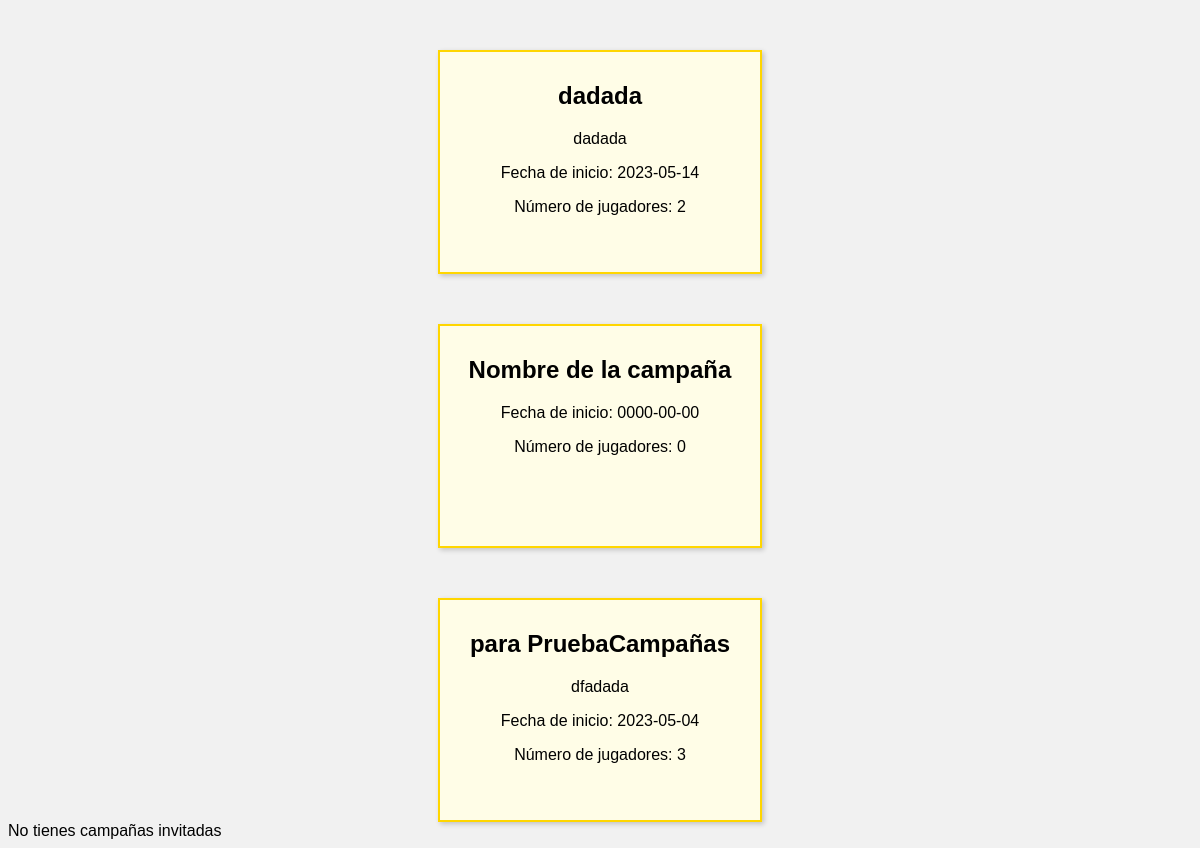
The page /campaña/campañaPagina.php (signed in) on the database as committed earlier.
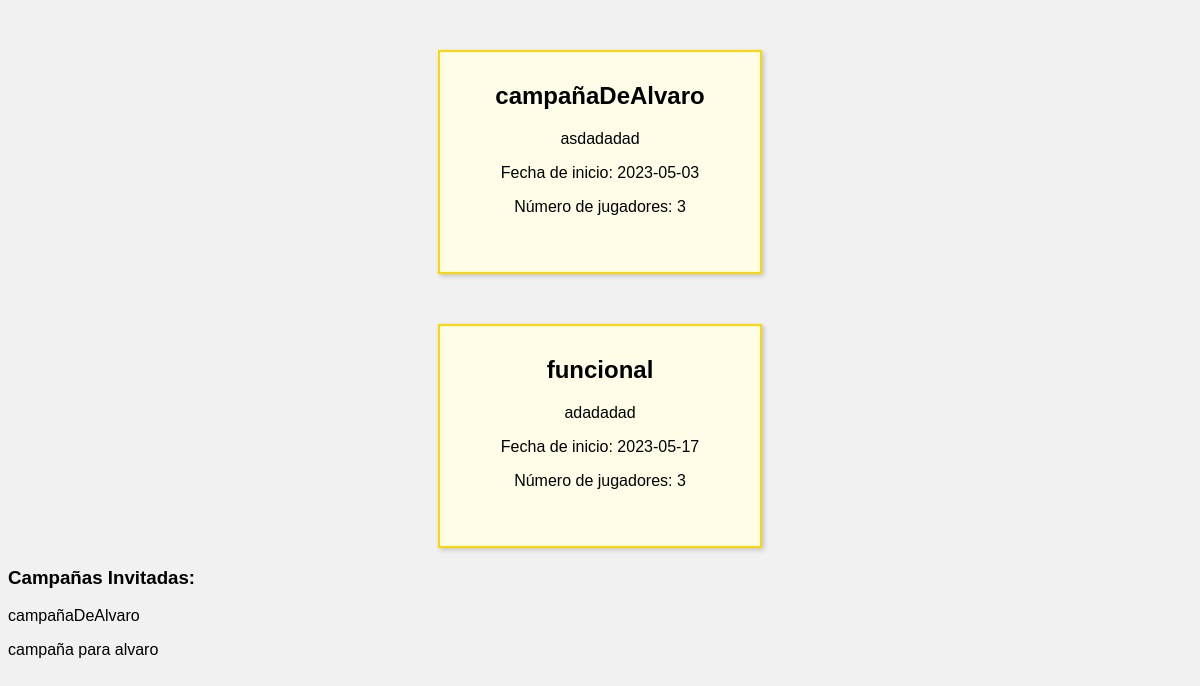
The same page on the database as committed later.
### tables this page shows
CREATE TABLE `campanas` (
  `nombre` varchar(30) NOT NULL,
  `descripcion` varchar(60) NOT NULL,
  `fecha_inicio` date NOT NULL,
  `num_jugadores` int(3) NOT NULL,
  `usuario` varchar(30) NOT NULL
);

CREATE TABLE `campanasinvitadas` (
  `id` int(11) NOT NULL,
  `usuario` varchar(30) NOT NULL,
  `nombre` varchar(30) NOT NULL
);

### campaña/campañaPagina.php (the view, shortened to what this page needs)
<?php
$servername = "localhost";
$username = "root";
$password = "";
$dbname = "tfg_db";
$conn = mysqli_connect($servername, $username, $password, $dbname);
if (isset($_COOKIE['username'])) {
    $username = $_COOKIE['username'];
    $sql = "SELECT nombre, descripcion, fecha_inicio, num_jugadores FROM campanas WHERE usuario = '$username'";
    $result = mysqli_query($conn, $sql);
    ?>
    <!DOCTYPE html>
    <html>
    <head>
      <link rel="stylesheet" href="campañaPagina.css">
    </head>
    <body>
    <?php
    if (mysqli_num_rows($result) > 0) {
        while ($row = mysqli_fetch_assoc($result)) {
            $nombre = $row['nombre'];
            $descripcion = $row['descripcion'];
            $fecha_inicio = $row['fecha_inicio'];
            $num_jugadores = $row['num_jugadores'];
            echo '<div class="post-it">';
            echo '<h2>' . $nombre . '</h2>';
            echo '<p>' . $descripcion . '</p>';
            echo '<p>Fecha de inicio: ' . $fecha_inicio . '</p>';
            echo '<p>Número de jugadores: ' . $num_jugadores . '</p>';
            echo '</div>';
        }
    } else {
        echo "No tienes campañas disponibles";
    }
    $invitadasSql = "SELECT nombre FROM campanasInvitadas WHERE usuario = '$username'";
    $invitadasResult = mysqli_query($conn, $invitadasSql);
    if (mysqli_num_rows($invitadasResult) > 0) {
        echo "<h3>Campañas Invitadas:</h3>";
        while ($invitadaRow = mysqli_fetch_assoc($invitadasResult)) {
            $nombreInvitada = $invitadaRow['nombre'];
            echo "<p>$nombreInvitada</p>";
        }
    } else {
        echo "No tienes campañas invitadas";
    }
} else {
    echo "La cookie 'username' no está definida.";
}
?>
</body>
</html>

### campaña/campañaPagina.css (style rules this page uses)
body { background-color: #f1f1f1; font-family: Arial, sans-serif; }
.post-it { background-color: #fffde7; border: 2px solid #ffd600; padding: 10px; width: 300px; height: 200px; margin: 0 auto; margin-top: 50px; text-align: center; box-shadow: 2px 2px 5px rgba(0, 0, 0, 0.2); }

Rows that differ between the two databases and show on the page:
removed campanas: nombre "dadada", descripcion "dadada", fecha_inicio "2023-05-14", num_jugadores "2"
removed campanas: nombre "Nombre de la campaña", fecha_inicio "0000-00-00", num_jugadores "0"
removed campanas: nombre "para PruebaCampañas", descripcion "dfadada", fecha_inicio "2023-05-04", num_jugadores "3"
added campanas: nombre "campañaDeAlvaro", descripcion "asdadadad", fecha_inicio "2023-05-03", num_jugadores "3"
added campanas: nombre "funcional", descripcion "adadadad", fecha_inicio "2023-05-17", num_jugadores "3"
added campanasinvitadas: nombre "campañaDeAlvaro"
added campanasinvitadas: nombre "campaña para alvaro"
Other text that changed with them:
text no longer shown: "No tienes campañas invitadas"
text now shown: "Campañas Invitadas:"
